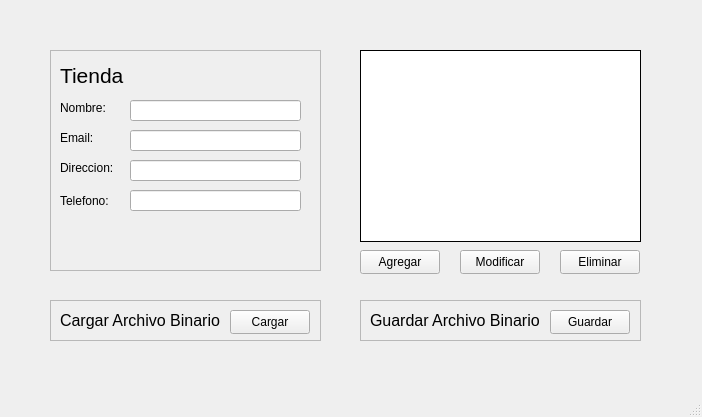
<?xml version="1.0" encoding="UTF-8"?>
<ui version="4.0">
 <class>MainWindow</class>
 <widget class="QMainWindow" name="MainWindow">
  <property name="geometry">
   <rect>
    <x>0</x>
    <y>0</y>
    <width>702</width>
    <height>417</height>
   </rect>
  </property>
  <property name="windowTitle">
   <string>MainWindow</string>
  </property>
  <widget class="QWidget" name="centralwidget">
   <widget class="QFrame" name="frame">
    <property name="geometry">
     <rect>
      <x>50</x>
      <y>50</y>
      <width>271</width>
      <height>221</height>
     </rect>
    </property>
    <property name="styleSheet">
     <string notr="true"/>
    </property>
    <property name="frameShape">
     <enum>QFrame::StyledPanel</enum>
    </property>
    <property name="frameShadow">
     <enum>QFrame::Raised</enum>
    </property>
    <widget class="QLineEdit" name="nombreTienda">
     <property name="geometry">
      <rect>
       <x>80</x>
       <y>50</y>
       <width>171</width>
       <height>21</height>
      </rect>
     </property>
     <property name="maxLength">
      <number>15</number>
     </property>
    </widget>
    <widget class="QLineEdit" name="emailTienda">
     <property name="geometry">
      <rect>
       <x>80</x>
       <y>80</y>
       <width>171</width>
       <height>21</height>
      </rect>
     </property>
     <property name="styleSheet">
      <string notr="true">font-size:1em;</string>
     </property>
     <property name="maxLength">
      <number>24</number>
     </property>
    </widget>
    <widget class="QLineEdit" name="direccionTienda">
     <property name="geometry">
      <rect>
       <x>80</x>
       <y>110</y>
       <width>171</width>
       <height>21</height>
      </rect>
     </property>
     <property name="maxLength">
      <number>24</number>
     </property>
    </widget>
    <widget class="QLineEdit" name="telefonoTienda">
     <property name="geometry">
      <rect>
       <x>80</x>
       <y>140</y>
       <width>171</width>
       <height>21</height>
      </rect>
     </property>
     <property name="maxLength">
      <number>8</number>
     </property>
    </widget>
    <widget class="QLabel" name="label_3">
     <property name="geometry">
      <rect>
       <x>10</x>
       <y>80</y>
       <width>61</width>
       <height>16</height>
      </rect>
     </property>
     <property name="styleSheet">
      <string notr="true">border:none;</string>
     </property>
     <property name="text">
      <string>Email: </string>
     </property>
    </widget>
    <widget class="QLabel" name="label_2">
     <property name="geometry">
      <rect>
       <x>10</x>
       <y>50</y>
       <width>61</width>
       <height>16</height>
      </rect>
     </property>
     <property name="styleSheet">
      <string notr="true">border:none;</string>
     </property>
     <property name="text">
      <string>Nombre: </string>
     </property>
    </widget>
    <widget class="QLabel" name="label_5">
     <property name="geometry">
      <rect>
       <x>10</x>
       <y>140</y>
       <width>71</width>
       <height>21</height>
      </rect>
     </property>
     <property name="styleSheet">
      <string notr="true">border:none;</string>
     </property>
     <property name="text">
      <string>Telefono:</string>
     </property>
    </widget>
    <widget class="QLabel" name="label_4">
     <property name="geometry">
      <rect>
       <x>10</x>
       <y>110</y>
       <width>61</width>
       <height>16</height>
      </rect>
     </property>
     <property name="styleSheet">
      <string notr="true">border:none;</string>
     </property>
     <property name="text">
      <string>Direccion:</string>
     </property>
    </widget>
    <widget class="QLabel" name="label">
     <property name="geometry">
      <rect>
       <x>10</x>
       <y>10</y>
       <width>111</width>
       <height>31</height>
      </rect>
     </property>
     <property name="font">
      <font>
       <pointsize>16</pointsize>
      </font>
     </property>
     <property name="styleSheet">
      <string notr="true">border:none;</string>
     </property>
     <property name="text">
      <string>Tienda</string>
     </property>
    </widget>
   </widget>
   <widget class="QListWidget" name="listaProductos">
    <property name="geometry">
     <rect>
      <x>360</x>
      <y>50</y>
      <width>281</width>
      <height>192</height>
     </rect>
    </property>
    <property name="styleSheet">
     <string notr="true">border:1px solid black;</string>
    </property>
   </widget>
   <widget class="QPushButton" name="btnModificarProducto">
    <property name="geometry">
     <rect>
      <x>460</x>
      <y>250</y>
      <width>80</width>
      <height>24</height>
     </rect>
    </property>
    <property name="text">
     <string>Modificar</string>
    </property>
   </widget>
   <widget class="QPushButton" name="btnEliminarProducto">
    <property name="geometry">
     <rect>
      <x>560</x>
      <y>250</y>
      <width>80</width>
      <height>24</height>
     </rect>
    </property>
    <property name="text">
     <string>Eliminar</string>
    </property>
   </widget>
   <widget class="QFrame" name="frame_2">
    <property name="geometry">
     <rect>
      <x>50</x>
      <y>300</y>
      <width>271</width>
      <height>41</height>
     </rect>
    </property>
    <property name="styleSheet">
     <string notr="true"/>
    </property>
    <property name="frameShape">
     <enum>QFrame::StyledPanel</enum>
    </property>
    <property name="frameShadow">
     <enum>QFrame::Raised</enum>
    </property>
    <widget class="QLabel" name="label_6">
     <property name="geometry">
      <rect>
       <x>10</x>
       <y>10</y>
       <width>161</width>
       <height>21</height>
      </rect>
     </property>
     <property name="font">
      <font>
       <pointsize>12</pointsize>
      </font>
     </property>
     <property name="styleSheet">
      <string notr="true">border:none;</string>
     </property>
     <property name="text">
      <string>Cargar Archivo Binario</string>
     </property>
    </widget>
    <widget class="QPushButton" name="cargarArchivoBinario">
     <property name="geometry">
      <rect>
       <x>180</x>
       <y>10</y>
       <width>80</width>
       <height>24</height>
      </rect>
     </property>
     <property name="text">
      <string>Cargar</string>
     </property>
    </widget>
   </widget>
   <widget class="QFrame" name="frame_3">
    <property name="geometry">
     <rect>
      <x>360</x>
      <y>300</y>
      <width>281</width>
      <height>41</height>
     </rect>
    </property>
    <property name="styleSheet">
     <string notr="true"/>
    </property>
    <property name="frameShape">
     <enum>QFrame::StyledPanel</enum>
    </property>
    <property name="frameShadow">
     <enum>QFrame::Raised</enum>
    </property>
    <widget class="QLabel" name="label_9">
     <property name="enabled">
      <bool>true</bool>
     </property>
     <property name="geometry">
      <rect>
       <x>10</x>
       <y>10</y>
       <width>181</width>
       <height>21</height>
      </rect>
     </property>
     <property name="font">
      <font>
       <pointsize>12</pointsize>
      </font>
     </property>
     <property name="styleSheet">
      <string notr="true">border:none;</string>
     </property>
     <property name="text">
      <string>Guardar Archivo Binario</string>
     </property>
    </widget>
    <widget class="QPushButton" name="guardarArchivoBinario">
     <property name="geometry">
      <rect>
       <x>190</x>
       <y>10</y>
       <width>80</width>
       <height>24</height>
      </rect>
     </property>
     <property name="text">
      <string>Guardar</string>
     </property>
    </widget>
   </widget>
   <widget class="QPushButton" name="btnAgregarProducto">
    <property name="geometry">
     <rect>
      <x>360</x>
      <y>250</y>
      <width>80</width>
      <height>24</height>
     </rect>
    </property>
    <property name="text">
     <string>Agregar</string>
    </property>
   </widget>
   <zorder>frame_2</zorder>
   <zorder>frame</zorder>
   <zorder>listaProductos</zorder>
   <zorder>btnModificarProducto</zorder>
   <zorder>btnEliminarProducto</zorder>
   <zorder>frame_3</zorder>
   <zorder>btnAgregarProducto</zorder>
  </widget>
  <widget class="QMenuBar" name="menubar">
   <property name="geometry">
    <rect>
     <x>0</x>
     <y>0</y>
     <width>702</width>
     <height>21</height>
    </rect>
   </property>
  </widget>
  <widget class="QStatusBar" name="statusbar"/>
 </widget>
 <resources/>
 <connections/>
</ui>
